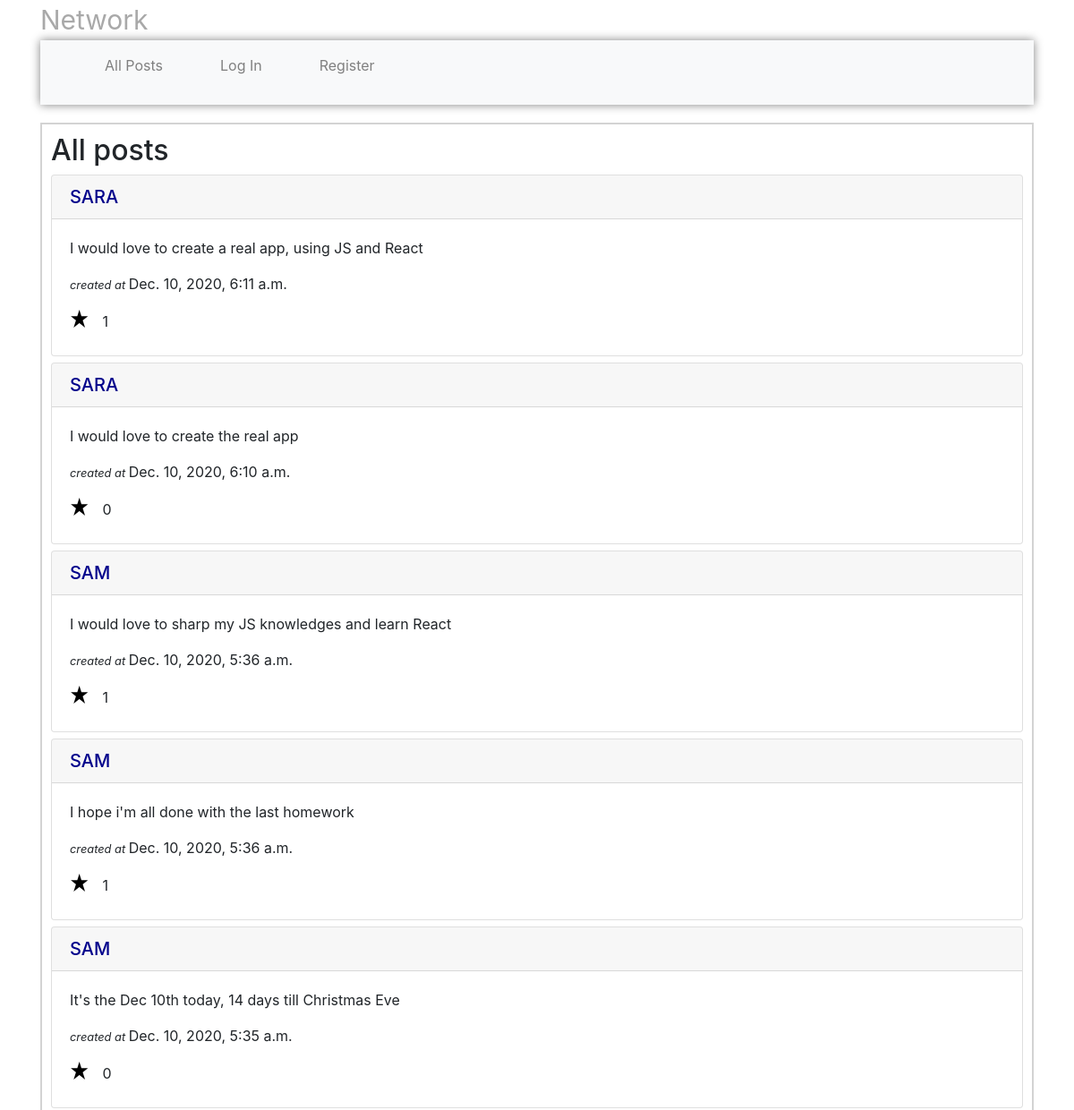
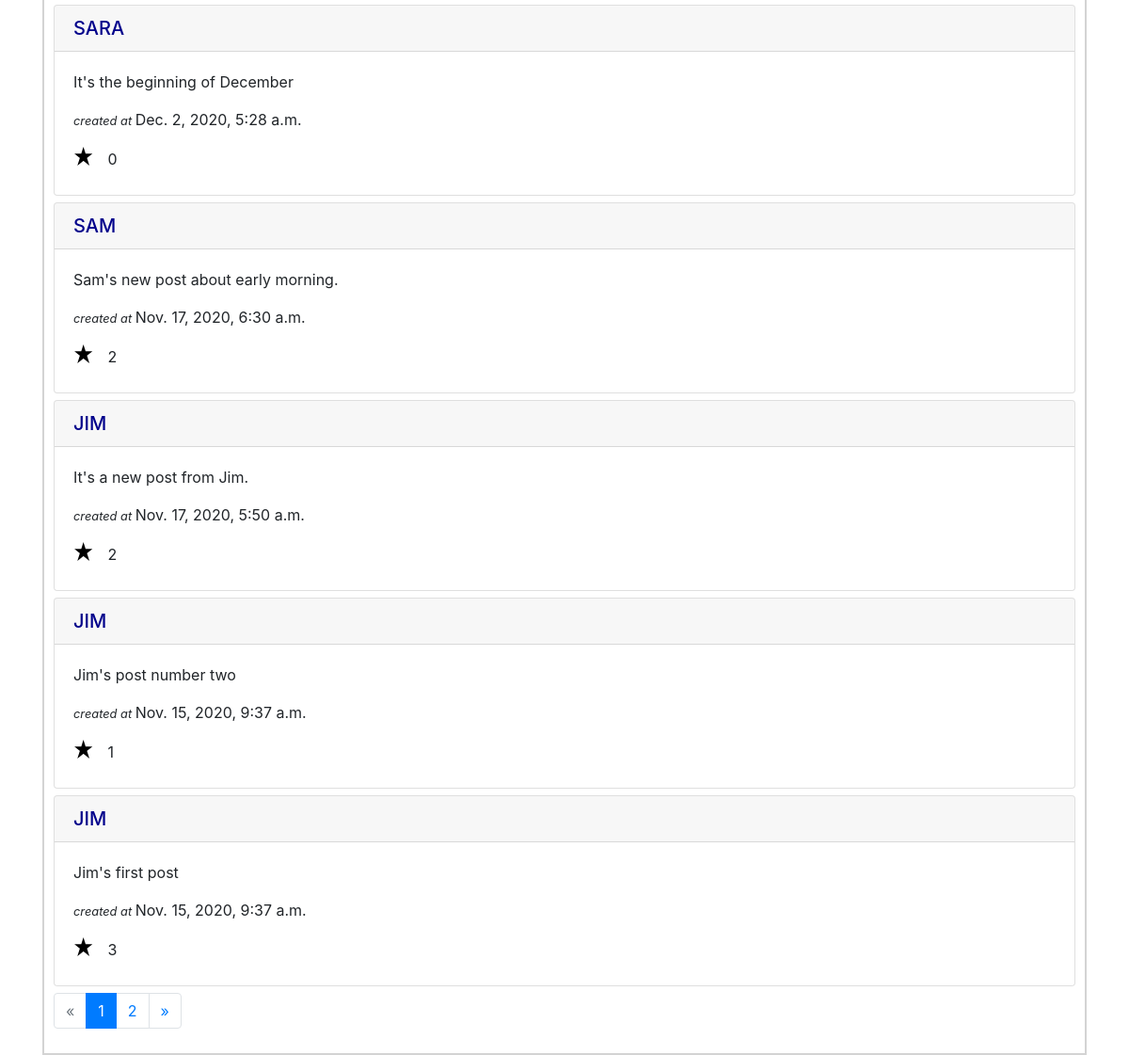
The page / on the database its author committed (2 pictures, top to bottom).
### network/models.py (models this page shows, shortened)
class Post(models.Model):
    creator = models.ForeignKey(User, on_delete = models.PROTECT, related_name="comment_user")
    post = models.TextField(blank=False)
    created = models.DateTimeField(default=datetime.now, blank=True)
    likes = models.ManyToManyField(User, blank=True)

class User(AbstractUser):
    created = models.DateTimeField(default=datetime.now, blank=True)
    following = models.ManyToManyField("self", symmetrical=False, blank=True, related_name="followers")
    def __str__(self):
        return f"{self.username}"

### network/views.py (the view)
# urls.py: path("", views.index, name="index"),
def index(request):
    all_posts = Post.objects.all().order_by("-created")
    paged_posts = paginator(request, all_posts)
    return render(request, "network/index.html", {
        "posts": paged_posts
    })

### network/views.py (called while the page is built)
def paginator(request, all_posts):
    paginator = Paginator(all_posts, 10)
    page = request.GET.get("page")
    paged_posts = paginator.get_page(page)
    return paged_posts

### network/templates/network/index.html (shortened to what this page needs)
{% extends "network/layout.html" %}
{% load static %}
{% block body %}
    <div>
        <div class="wrapper">
            <div class="all-posts">
                <h2>All posts</h2>
                {% if posts %}
                    {% for post in posts %}
                        <div class="posts">
                            <div class="card">
                                <a href="{% url 'profile' post.creator %}" class="author-name">
                                    <h5 class="card-header">{{ post.creator|upper }}</h5>
                                </a>
                                <div class="card-body">
                                  <p class="card-text" id="post-content-{{ post.id }}">{{ post.post }}</p>
                                  <p class="card-text"><small><i>created at </i></small> {{ post.created }}</p>
                                  <p class="card-text">
                                    <svg viewBox="0 0 300 300"
                                        width="2em"
                                        height="2em"
                                        xmlns="http://www.w3.org/2000/svg"
                                        id = {{ post.id }}
                                        data-like={{ post.id }}
                                        class="star"
                                        fill="
                                            {% if user in post.likes.all %}
                                            red
                                            {% else %}
                                            black
                                            {% endif %}">
                                        <polygon points="100,10 40,198 190,78 10,78 160,198"/>
                                    </svg>
                                    <span id="like-count-{{ post.id }}">{{ post.likes.all|length }}</span>
                                  </p>
                                </div>
                            </div>
                        </div>
                    {% endfor %}
                {% else %}
                    <p>There is no posts yet, please add one...</p>
                {% endif %}
                <div class="row">
                    <div class="col-md-12">
                    {% if posts.has_other_pages %}
                        <ul class="pagination">
                        {% if posts.has_previous %}
                            <li class="page-item">
                                <a href="?page={{posts.previous_page_number}}" class="page-link">&laquo;</a>
                            </li>
                        {% else %}
                            <li class="page-item disabled">
                                <a class="page-link">&laquo;</a>
                            </li>
                        {% endif %}
                        {% for i in posts.paginator.page_range %}
                            {% if posts.number == i %}
                            <li class="page-item active">
                                <a class="page-link">{{i}}</a>
                            </li>
                            {% else %}
                            <li class="page-item">
                                <a href="?page={{i}}" class="page-link">{{i}}</a>
                            </li>
                            {% endif %}
                        {% endfor %}
                        {% if posts.has_next %}
                            <li class="page-item">
                                <a href="?page={{posts.next_page_number}}" class="page-link">&raquo;</a>                  </li>
                        {% else %}
                            <li class="page-item disabled">
                                <a class="page-link disabled">&raquo;</a>
                            </li>
                        {% endif %}
                        </ul>
                    {% endif %}
                    </div>
                </div>
            </div>
        </div>
    </div>
{% endblock %}

### network/templates/network/layout.html (shortened to what this page needs)
{% load static %}
<!DOCTYPE html>
<html lang="en">
    <head>
        <link rel="stylesheet" href="https://stackpath.bootstrapcdn.com/bootstrap/4.4.1/css/bootstrap.min.css">
        <link href="{% static 'network/styles.css' %}" rel="stylesheet">
        <link rel="stylesheet" href="https://stackpath.bootstrapcdn.com/font-awesome/4.7.0/css/font-awesome.min.css">
    </head>
    <body>
        <div class="container">
            <a class="project-name" href="{% url 'index' %}">Network</a>
            <nav class="navbar navbar-expand-lg navbar-light bg-light  justify-content-between">
                <div>
                    <ul class="navigation">
                        <li class="nav-item">
                            <a class="nav-link" href="{% url 'index' %}">All Posts</a>
                        </li>
                        {% if user.is_authenticated %}
                            <li class="nav-item">
                                <a class="nav-link current" href="{% url 'following' %}">Following</a>
                            </li>
                            <li class="nav-item">
                                <a class="nav-link" href="{% url 'logout' %}">Log Out</a>
                            </li>
                        {% else %}
                            <li class="nav-item">
                                <a class="nav-link" href="{% url 'login' %}">Log In</a>
                            </li>
                            <li class="nav-item">
                                <a class="nav-link" href="{% url 'register' %}">Register</a>
                            </li>
                        {% endif %}
                    </ul>
                </div>
            </nav>
            <div class="body">
                {% block body %}
                {% endblock %}
            </div>
        </div>
    </body>
</html>

### network/static/network/styles.css (style rules this page uses)
.wrapper { border: 2px solid lightgray; margin-top: 20px; }
.project-name { color: darkgray; font-size: 30px; }
.new-post, .all-posts { padding: 10px; }
.posts { margin-bottom: 7px; }
.navbar { box-shadow: 0px 0px 10px gray !important; }
.navigation { display: flex; }
.nav-item { list-style: none; margin-right: 2rem; }
.nav-item a { text-decoration: none; color: gray; }
.author-name { color: darkblue !important; text-decoration: none !important; }

### rows shown on the page
Post: creator "SARA", post "I would love to create a real app, using JS and React", created "Dec. 10, 2020, 6:11 a.m.", likes.all|length "1"
Post: creator "SARA", post "I would love to create the real app", created "Dec. 10, 2020, 6:10 a.m.", likes.all|length "0"
Post: creator "SAM", post "I would love to sharp my JS knowledges and learn React", created "Dec. 10, 2020, 5:36 a.m.", likes.all|length "1"
Post: creator "SAM", post "I hope i'm all done with the last homework", created "Dec. 10, 2020, 5:36 a.m.", likes.all|length "1"
Post: creator "SAM", post "It's the Dec 10th today, 14 days till Christmas Eve", created "Dec. 10, 2020, 5:35 a.m.", likes.all|length "0"
Post: creator "SARA", post "It's the beginning of December", created "Dec. 2, 2020, 5:28 a.m.", likes.all|length "0"
Post: creator "SAM", post "Sam's new post about early morning.", created "Nov. 17, 2020, 6:30 a.m.", likes.all|length "2"
Post: creator "JIM", post "It's a new post from Jim.", created "Nov. 17, 2020, 5:50 a.m.", likes.all|length "2"
Post: creator "JIM", post "Jim's post number two", created "Nov. 15, 2020, 9:37 a.m.", likes.all|length "1"
Post: creator "JIM", post "Jim's first post", created "Nov. 15, 2020, 9:37 a.m.", likes.all|length "3"

### other values the page prints
{{ i }} "1"
{{ i }} "2"
